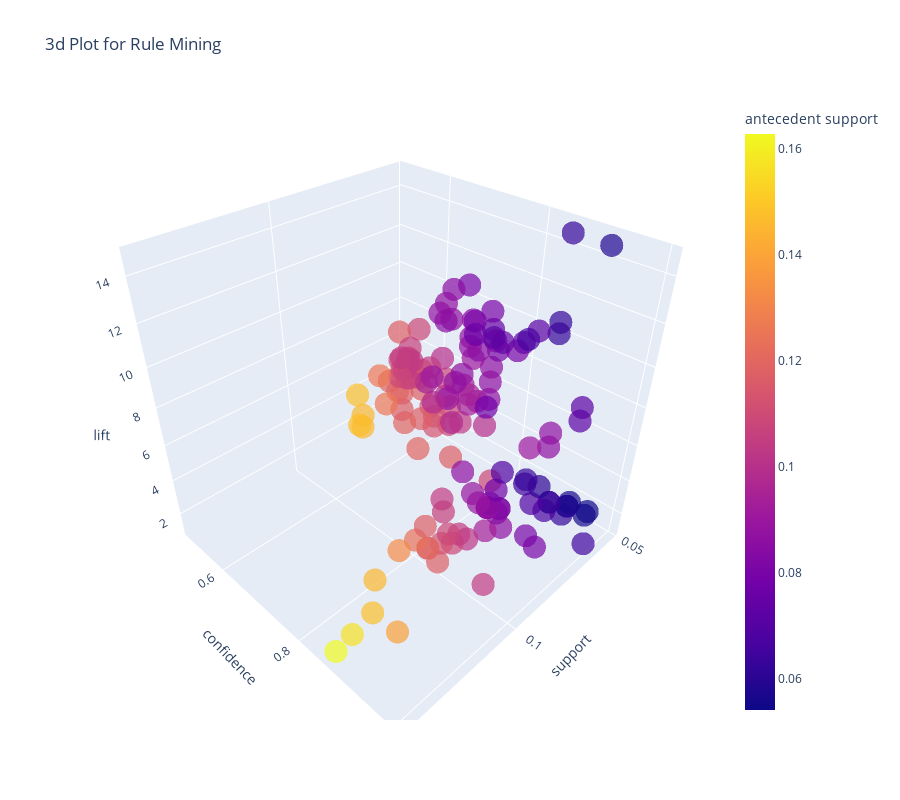

Notebook code for this chart:
### Code cell
plot_model(model,plot='3d')

### Figure 1 — Plotly figure (JSON) as saved in the notebook; plotly's stock layout.template omitted (floating-point values rounded to 4 significant figures; data arrays with more than 128 entries replaced by an {"elided": "..."} marker saying what was removed)
{"data": [{"customdata": {"elided": "141 rows, 367 str values in total"}, "hovertemplate": "support=%{x}<br>confidence=%{y}<br>lift=%{z}<br>antecedents=%{customdata[0]}<br>consequents=%{customdata[1]}<br>antecedent support=%{marker.color}<extra></extra>", "legendgroup": "", "marker": {"color": {"elided": "141 float values"}, "coloraxis": "coloraxis", "opacity": 0.7, "symbol": "circle"}, "mode": "markers", "name": "", "scene": "scene", "showlegend": false, "x": {"elided": "141 float values"}, "y": {"elided": "141 float values"}, "z": {"elided": "141 float values"}, "type": "scatter3d"}], "layout": {"scene": {"domain": {"x": [0, 1], "y": [0, 1]}, "xaxis": {"title": {"text": "support"}}, "yaxis": {"title": {"text": "confidence"}}, "zaxis": {"title": {"text": "lift"}}}, "coloraxis": {"colorbar": {"title": {"text": "antecedent support"}}, "colorscale": [[0, "#0d0887"], [0.1111, "#46039f"], [0.2222, "#7201a8"], [0.3333, "#9c179e"], [0.4444, "#bd3786"], [0.5556, "#d8576b"], [0.6667, "#ed7953"], [0.7778, "#fb9f3a"], [0.8889, "#fdca26"], [1, "#f0f921"]]}, "legend": {"tracegroupgap": 0}, "title": {"text": "3d Plot for Rule Mining"}, "height": 800, "width": 900}}
